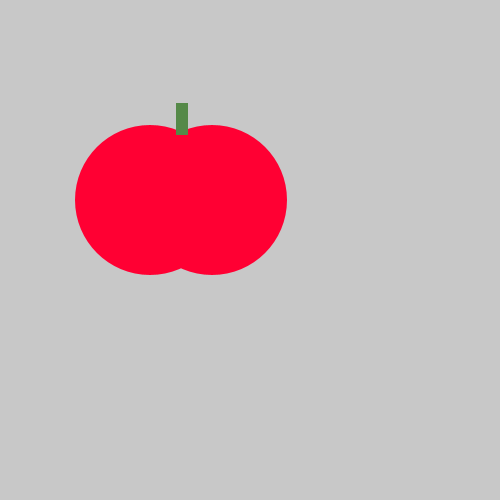
Frame 1 (no input)
Frame 60 (the mouse pressed at the canvas centre just before this capture): identical to frame 1, image omitted
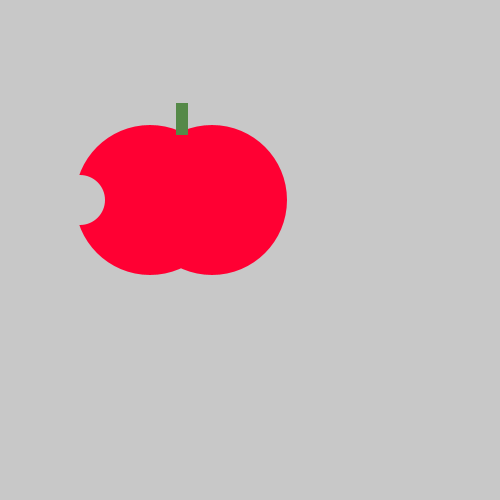
Frame 120 (the mouse held since frame 60 and released just before this capture)

The Processing sketch that drew these frames (run headless with seeded random() and noise(); from frame 60 on, the mouse is pressed at the canvas centre):

// Processing sketch: tastytomato
// ── tastytomato.pde
void setup() {
    size(500, 500);
}
void draw() {
    background(200, 200, 200);
    noStroke();
    fill(#FF0033);
    ellipse(150, 200, 150, 150);
    ellipse(212, 200, 150, 150);
    fill(#558948);
    rect(176, 103, 12, 32);
    fill(200,200,200);
    if (mousePressed){
      ellipse(80,200,50,50);
    }
    }
